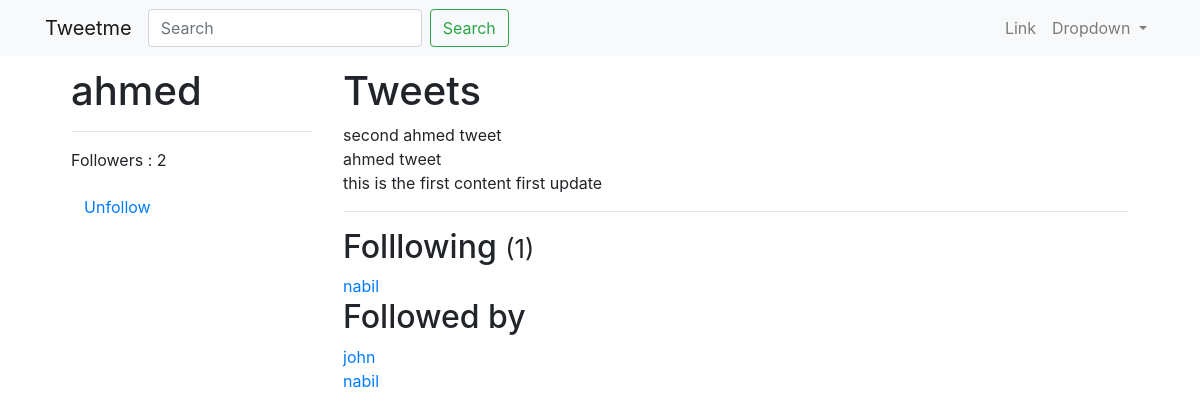
The page /ahmed/ (signed in) on the database its author committed.
### tweets/models.py (models this page shows, shortened)
class Tweet(models.Model):
    parent      =   models.ForeignKey("self", blank=True, null=True, on_delete=models.CASCADE)
    user        =   models.ForeignKey(User, on_delete = models.CASCADE)
    content     =   models.CharField(max_length=140, validators=[validate_content])
    timestamp   =   models.DateTimeField(auto_now_add=True)
    updated     =   models.DateTimeField(auto_now=True)
    objects = TweetManager()
    def __str__(self):
        return self.content
    class Meta:
        ordering = ['-timestamp']

### accounts/models.py (models this page shows, shortened)
class UserProfile(models.Model):
    user        =   models.OneToOneField(User, related_name="profile", on_delete=models.CASCADE)
    following   =   models.ManyToManyField(User, blank=True, related_name="followed_by")
    objects     =   UserProfileManager()
    def get_following(self):
        users = self.following.all()
        return users.exclude(username= self.user.username)
    def get_follow_url(self):
        return reverse_lazy("profiles:follow", kwargs={"username":self.user.username})

### accounts/views.py (the view)
# urls.py: path('<username>/', UserDetailview.as_view(), name='detail'),
class UserDetailview(DetailView):
    queryset = User.objects.all()
    template_name = 'accounts/user_detail.html'
    def get_object(self):
        return get_object_or_404(
            User,
            username__iexact = self.kwargs.get('username')
            )
    def get_context_data(self, **kwargs):
        context = super(UserDetailview, self).get_context_data(**kwargs)
        following = UserProfile.objects.is_following(self.request.user, self.get_object())
        context['following'] = following
        return context

### accounts/models.py (called while the page is built)
    def all(self):
        queryset = self.get_queryset().all()
        try:
            if self.instance:
                queryset = queryset.exclude(user=self.instance)
        except:
            pass
        return queryset

    def is_following(self, user, followed_by_user):
        user_profile, created = UserProfile.objects.get_or_create(user=user)
        if created :
            return False
        if followed_by_user in user_profile.following.all():
            return True
        return False

### accounts/templates/accounts/user_detail.html
{% extends "base.html" %} {% block title %}User Detail | {{ block.super }}{% endblock title %} {% block content %}
<div class="row" style="margin: 1%;">
    <div class="col-sm-3" >
        <h1>{{ object.username }}</h1>
        <hr/>
        <p>Followers : {{ object.followed_by.all.count }}</p>
        <p>
            <a class="btn btn-link" href="{{ object.profile.get_follow_url }}">
                {% if following %}Unfollow{% else %}Follow{% endif %}
            </a>
        </p>
    </div>
    <div class="col-sm-9">
        <h1>Tweets</h1>
        {% for tweet in object.tweet_set.all %}
            {{ tweet }}<br/>
        {% endfor %}
        <hr/>
        <h2>Folllowing <small>({{ object.profile.get_following.count }})</small></h2>
        {% for user in object.profile.get_following %}
            <a href="/{{ user.username }}">{{ user.username }}</a><br/>
        {% empty %}
            <h4>Not Following any user</h4>
        {% endfor %}
        <h2>Followed by</h2>
        {% for profile in object.followed_by.all %}
            <a href="/{{ profile.user.username }}">{{ profile.user.username }}</a><br/>
        {% empty %}
            <h4>Not Followed by any user</h4>
        {% endfor %}
    </div>
</div>
{% endblock content%}

### rows shown on the page
Tweet: content "second ahmed tweet"
Tweet: content "ahmed tweet"
Tweet: content "this is the first content first update"
UserProfile: user.username "john"
UserProfile: user.username "nabil"

### other values the page prints
{{ object.username }} "ahmed"
{{ object.followed_by.all.count }} "2"
{{ object.profile.get_following.count }} "1"
{{ user.username }} "nabil"
